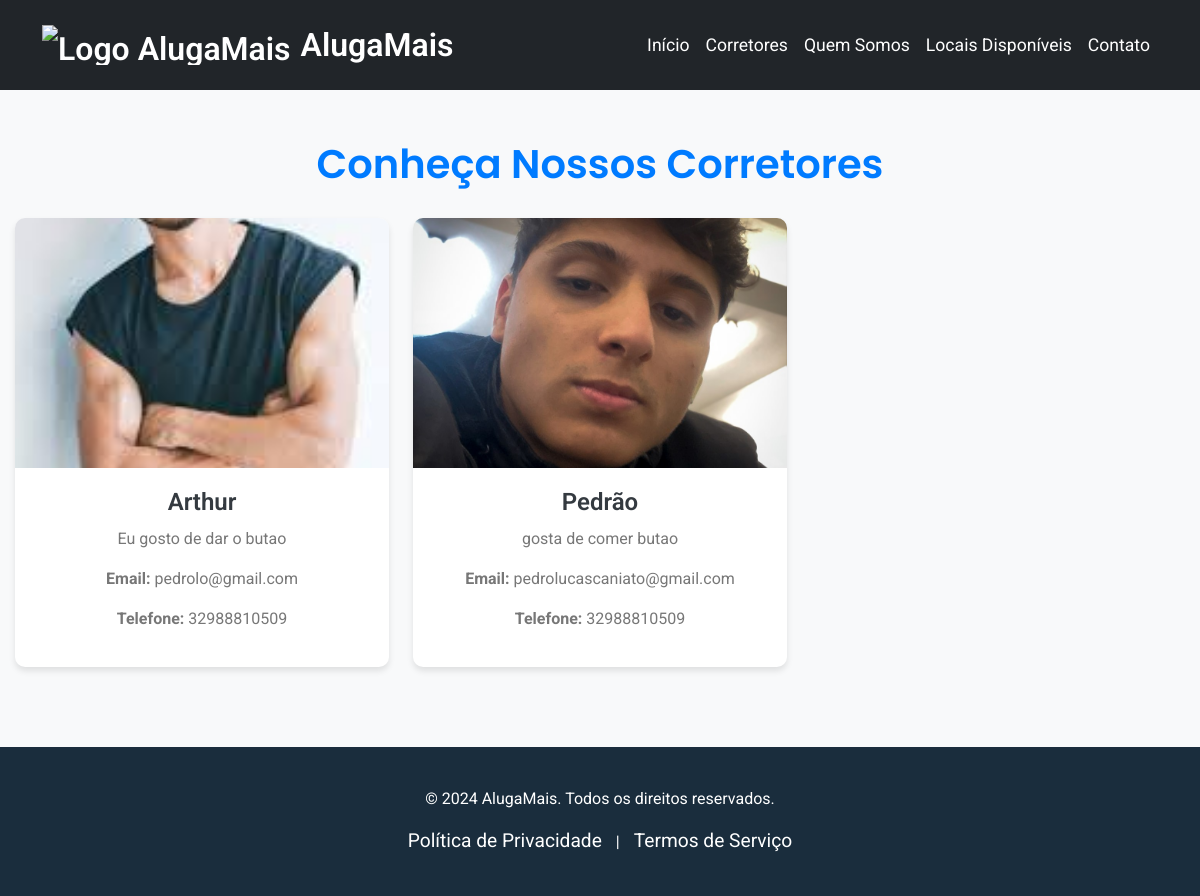
Page /corretores/ on the committed database.
### Models/models.py (models this page shows, shortened)
class Corretor(models.Model):
    nome = models.CharField(max_length=100)
    especialidade = models.TextField()  # Descrição da especialidade do corretor
    email = models.EmailField()
    telefone = models.CharField(max_length=15)
    foto = models.ImageField(upload_to='corretores/', blank=True, null=True)

### AlugaMais/views.py (the view)
# urls.py: path('corretores/', listar_corretores, name='listar_corretores'),
def listar_corretores(request):
    corretores = Corretor.objects.all()
    return render(request, 'corretores.html', {'corretores': corretores})

### AlugaMais/templates/corretores.html (shortened to what this page needs)
<!DOCTYPE html>
<html lang="pt-br">
<head>
    <link href="https://cdn.jsdelivr.net/npm/bootstrap@5.3.3/dist/css/bootstrap.min.css" rel="stylesheet">
</head>
<body>
    <nav class="navbar navbar-expand-lg navbar-dark bg-dark">
        <div class="container">
            <a class="navbar-brand" href="#">
                <img src="https://cdn-icons-png.flaticon.com/128/44/44300.png" alt="Logo AlugaMais"> AlugaMais
            </a>
            <div class="collapse navbar-collapse" id="navbarNav">
                <ul class="navbar-nav ms-auto">
                    <li class="nav-item">
                        <a class="nav-link active" href="/">Início</a>
                    </li>
                    <li class="nav-item">
                        <a class="nav-link" href="/corretores/">Corretores</a>
                    </li>
                    <li class="nav-item">
                        <a class="nav-link" href="/sobre-nos/">Quem Somos</a>
                    </li>
                    <li class="nav-item">
                        <a class="nav-link" href="/imoveis/">Locais Disponíveis</a>
                    </li>
                    <li class="nav-item">
                        <a class="nav-link" href="/contato/">Contato</a>
                    </li>
                </ul>
            </div>
        </div>
    </nav>
    <div class="corretores-container">
        <h2>Conheça Nossos Corretores</h2>
        <div class="row">
            {% for corretor in corretores %}
            <div class="col-md-4">
                <div class="corretor-card">
                    <img src="{{ corretor.foto.url }}" alt="{{ corretor.nome }}">
                    <div class="corretor-info">
                        <h5>{{ corretor.nome }}</h5>
                        <p>{{ corretor.especialidade }}</p>
                        <p><strong>Email:</strong> {{ corretor.email }}</p>
                        <p><strong>Telefone:</strong> {{ corretor.telefone }}</p>
                    </div>
                </div>
            </div>
            {% empty %}
            <p class="text-center">Nenhum corretor encontrado.</p>
            {% endfor %}
        </div>
    </div>
    <footer>
        <p>&copy; 2024 AlugaMais. Todos os direitos reservados.</p>
        <a href="#">Política de Privacidade</a> | <a href="#">Termos de Serviço</a>
    </footer>
</body>
</html>

### AlugaMais/templates/corretores.html (style rules this page uses)
body { font-family: 'Roboto', sans-serif; background-color: #f8f9fa; color: #343a40; }
.corretores-container { padding: 50px 15px; max-width: 1200px; margin: auto; text-align: center; }
.corretores-container h2 { font-family: 'Poppins', sans-serif; font-size: 2.5rem; font-weight: 600; margin-bottom: 30px; color: #007bff; }
.corretor-card { background-color: white; border-radius: 10px; box-shadow: 0 4px 6px rgba(0, 0, 0, 0.1); overflow: hidden; margin-bottom: 30px; transition: transform 0.3s; }
.navbar { top: 0; left: 0; width: 100%; padding: 1rem 1rem; background-color: rgba(0, 0, 0, 0.6); z-index: 2; }
.navbar-brand { font-size: 2rem; font-weight: 600; color: #fff; display: flex; align-items: center; }
.navbar-brand img { height: 40px; margin-right: 10px; }
.navbar-nav .nav-link { font-size: 1.1rem; padding: 0.5rem 1rem; color: #fff; }
.corretor-card img { width: 100%; height: 250px; object-fit: cover; }
.corretor-info { padding: 20px; }
.corretor-info h5 { font-size: 1.5rem; font-weight: 600; margin-bottom: 10px; }
.corretor-info p { font-size: 1rem; color: #777; }
footer { background-color: #1a2d3d; color: white; padding: 40px 0; text-align: center; }
footer a { color: white; text-decoration: none; margin: 0 10px; font-size: 1.2rem; }

### rows in the picture
Corretor: foto (picture), nome "Arthur", especialidade "Eu gosto de dar o butao", email "pedrolo@gmail.com", telefone "32988810509"
Corretor: foto (picture), nome "Pedrão", especialidade "gosta de comer butao", email "pedrolucascaniato@gmail.com", telefone "32988810509"
